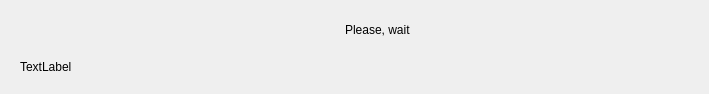
<?xml version="1.0" encoding="UTF-8"?>
<ui version="4.0">
 <class>DlgSplash</class>
 <widget class="QDialog" name="DlgSplash">
  <property name="geometry">
   <rect>
    <x>0</x>
    <y>0</y>
    <width>709</width>
    <height>93</height>
   </rect>
  </property>
  <property name="windowTitle">
   <string>Start</string>
  </property>
  <layout class="QGridLayout" name="gridLayout">
   <property name="leftMargin">
    <number>20</number>
   </property>
   <property name="topMargin">
    <number>20</number>
   </property>
   <property name="rightMargin">
    <number>20</number>
   </property>
   <property name="bottomMargin">
    <number>20</number>
   </property>
   <property name="spacing">
    <number>20</number>
   </property>
   <item row="0" column="3">
    <spacer name="horizontalSpacer_2">
     <property name="orientation">
      <enum>Qt::Horizontal</enum>
     </property>
     <property name="sizeHint" stdset="0">
      <size>
       <width>40</width>
       <height>20</height>
      </size>
     </property>
    </spacer>
   </item>
   <item row="0" column="1">
    <widget class="QLabel" name="lbMovie">
     <property name="text">
      <string/>
     </property>
    </widget>
   </item>
   <item row="0" column="0">
    <spacer name="horizontalSpacer">
     <property name="orientation">
      <enum>Qt::Horizontal</enum>
     </property>
     <property name="sizeHint" stdset="0">
      <size>
       <width>40</width>
       <height>20</height>
      </size>
     </property>
    </spacer>
   </item>
   <item row="0" column="2">
    <widget class="QLabel" name="label">
     <property name="text">
      <string>Please, wait</string>
     </property>
    </widget>
   </item>
   <item row="1" column="0">
    <widget class="QLabel" name="lbVersion">
     <property name="text">
      <string>TextLabel</string>
     </property>
    </widget>
   </item>
  </layout>
 </widget>
 <resources/>
 <connections/>
</ui>
